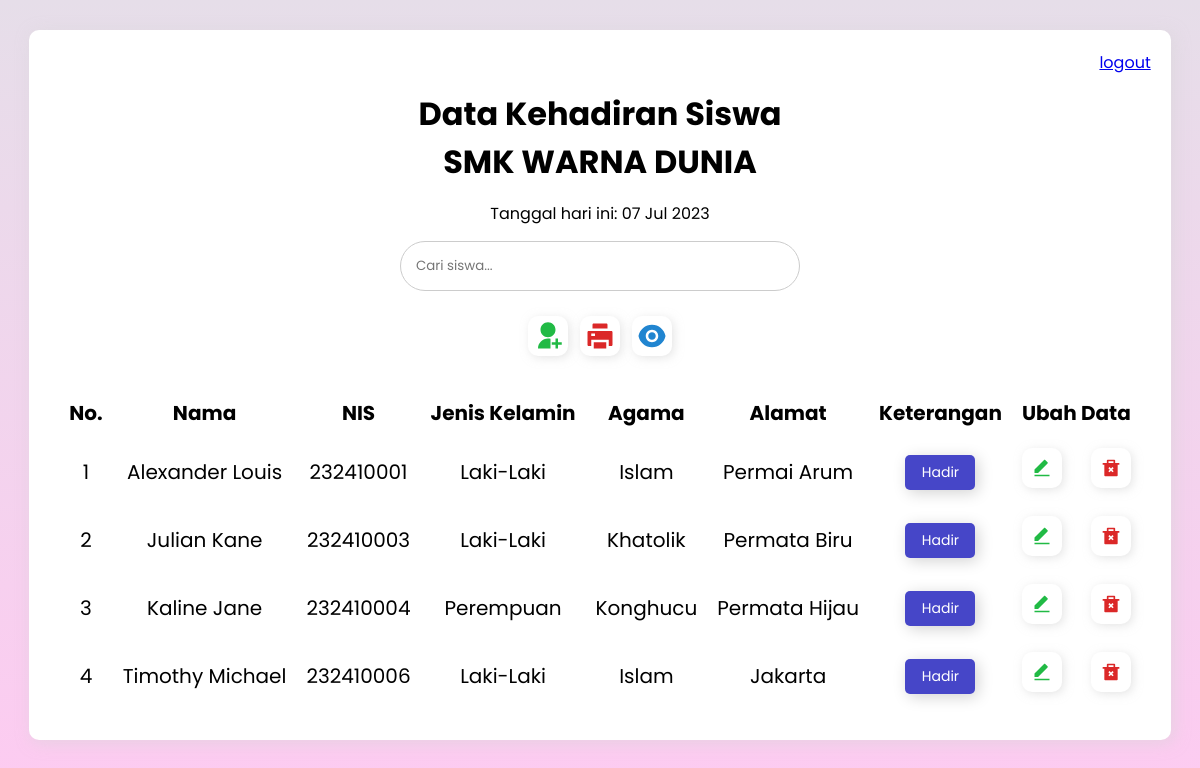
The app's page /index.php (signed in) with its own data.
### tables this page shows
CREATE TABLE `siswa` (
  `id` int(11) NOT NULL,
  `nis` int(9) NOT NULL,
  `nama` varchar(100) NOT NULL,
  `alamat` longtext NOT NULL,
  `jenis_kelamin` char(9) NOT NULL,
  `agama` varchar(25) NOT NULL
);

### functions.php (called while the page is built, shortened)
<?php
  $db = mysqli_connect("localhost", "root", "", "absen-smk-wd");
  function query($query) {
    global $db;
    $result = mysqli_query($db, $query);
    $rows = [];
    while( $row = mysqli_fetch_assoc($result)) {
      $rows[] = $row;
    }
    return $rows;
  }
?>

### index.php (the view, shortened to what this page needs)
<?php
  require 'functions.php';
  $siswa = query("SELECT * FROM siswa");
?>
<!DOCTYPE html>
<html lang="en">
<head>
  <link rel="stylesheet" href="css/index.css">
</head>
<body>
  <section class="container">
    <a href="logout.php" class="logout">logout</a>
    <h1>Data Kehadiran Siswa <br> SMK WARNA DUNIA</h1>
    Tanggal hari ini: <?php echo date('d M Y'); ?>
    <form action="">
      <input type="text" class="search-bar" placeholder="Cari siswa..." name="keyword" id="keyword" autocomplete="off">
    </form>
    <div class="tombol-aksi">
      <a href="tambah.php" class="tambah-data"></a>
      <a href="#" class="cetak-data"></a>
      <a href="lihat.php" class="lihat-data"></a>
    </div>
    <div id="tab">
      <table css="table-siswa">
        <tr>
          <th>No.</th>
          <th>Nama</th>
          <th>NIS</th>
          <th>Jenis Kelamin</th>
          <th>Agama</th>
          <th>Alamat</th>
          <th id="keterangan">Keterangan</th>
          <th id="ubah-data">Ubah Data</th>
        </tr>
        <?php $i = 1; ?>
        <?php foreach ($siswa as $row) : ?>
        <tr>
          <td><?= $i; ?></td>
          <td><?= $row["nama"] ?></td>
          <td><?= $row["nis"] ?></td>
          <td><?= $row["jenis_kelamin"] ?></td>
          <td><?= $row["agama"] ?></td>
          <td><?= $row["alamat"] ?></td>
          <td>
            <div class="absen">
              <form action="" method="post"">
                  <a href=" absen.php?id=<?= $row["id"]; ?>" id="hadir"><button type="submit" name="status" class="hadir"
                  value="Hadir">Hadir</button></a>
              </form>
            </div>
          </td>
          <td>
            <div class="edit">
              <a href="update.php?id=<?= $row["id"]; ?>"><svg
                    xmlns="http://www.w3.org/2000/svg" viewBox="0 0 24 24">
                    <path
                    class="update-data-p"
                      d="M7.24264 17.9964H3V13.7538L14.435 2.31877C14.8256 1.92825 15.4587 1.92825 15.8492 2.31877L18.6777 5.1472C19.0682 5.53772 19.0682 6.17089 18.6777 6.56141L7.24264 17.9964ZM3 19.9964H21V21.9964H3V19.9964Z"></path>
                  </svg></a>
              <a href="hapus.php?id=<?= $row["id"]; ?>"></a>
            </div>
          </td>
        </tr>
        <?php $i++; ?>
        <?php endforeach; ?>
      </table>
    </div>
  </section>
</body>
</html>

### css/index.css (style rules this page uses)
html { scroll-behavior: smooth; }
* { margin: 0; padding: 0; box-sizing: border-box; }
body { background-image: linear-gradient(to top, #fdcbf1 0%, #fdcbf1 1%, #e6dee9 100%); height: 100vh; text-align: center; display: flex; justify-content: center; align-items: flex-start; }
body, button, input { font-family: Poppins, sans-serif; }
.container { display: flex; flex-direction: column; align-items: center; justify-content: center; gap: 15px; width: auto; padding: 20px; margin-top: 30px; background-color: #fff; border-radius: 10px; box-shadow: 3px 3px 15px rgba(213, 213, 213, .5); }
h1 { font-size: 32px; }
.search-bar { width: 400px; height: 50px; border-radius: 30px; border: 1px solid #ccc; padding: 15px; }
.tombol-aksi { margin-top: 10px; display: flex; justify-content: center; align-items: center; gap: 12px; }
.tombol-aksi a svg { width: 40px; padding: 5px; background: #fff; border-radius: 10px; box-shadow: 2px 2px 10px rgba(211, 211, 211, 0.6); }
button { cursor: pointer; }
.edit { display: flex; flex-direction: row; justify-content: space-between; gap: 10px; }
.edit svg { width: 40px; padding: 10px; background: #fff; border-radius: 10px; box-shadow: 2px 2px 10px rgba(211, 211, 211, 0.6); }
.absen button { width: 50px; border: none; padding: 5px; border-radius: 5px; margin: 0 3px; transition: .3s; }
.hadir { background: rgb(70, 70, 200); color: white; box-shadow: 3px 3px 15px rgba(211, 211, 211, 1) }
a.logout { align-self: flex-end; }
table { border-spacing: 30px; font-size: 20px; }
button.hadir { height: 40px; width: 80px; font-size: 16px; }
@media (max-width: 1240px) { table { border-spacing: 20px; font-size: 20px; } }
@media (max-width: 1240px) { button.hadir { height: 35px; width: 70px; font-size: 14px; } }

### records on screen
siswa: nama "Alexander Louis", nis "232410001", jenis_kelamin "Laki-Laki", agama "Islam", alamat "Permai Arum"
siswa: nama "Julian Kane", nis "232410003", jenis_kelamin "Laki-Laki", agama "Khatolik", alamat "Permata Biru"
siswa: nama "Kaline Jane", nis "232410004", jenis_kelamin "Perempuan", agama "Konghucu", alamat "Permata Hijau"
siswa: nama "Timothy Michael", nis "232410006", jenis_kelamin "Laki-Laki", agama "Islam", alamat "Jakarta"
